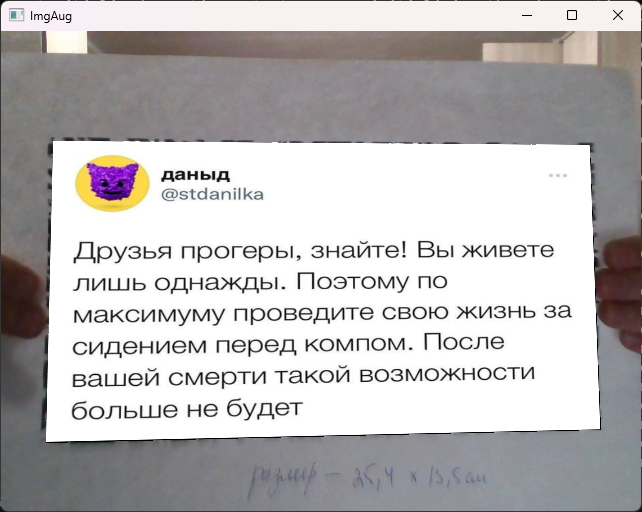
//> input picture files/Результат.png, 642 x 512 px, given in place of D:target.jpg, which was not available
$ ./AR_001   (built with g++ and OpenCV 4)
//> lines starting //> are read from the running program, lines starting //| are printed output that depends on the picture; after the words box and inside, x2 and y2 are one past the last pixel; in counts of white or black regions, pixels touching at a corner belong together; pictures that were not available may be replaced by others from this repository, and a replacement may not be noted
#include <iostream>
#include <opencv2/highgui.hpp>
#include <opencv2/imgproc.hpp>
#include <opencv2/features2d.hpp>
#include <opencv2/calib3d.hpp>

using namespace cv;
using namespace std;

/// <summary>
///
/// Дополненная реальность с пользовательскими метками
///
/// Разработчик: Харитонов Л.С.
/// Дата: 10.01.2023
///
/// </summary>

int main(int argc, char* argv[])
{
	setlocale(0, "ru");

	VideoCapture cap(1);
	Mat imgCam;

	Mat imgTarget = imread("D:target.jpg");
//> imgTarget is the input picture: 512 rows x 642 cols, CV_8UC3; mean B, G, R 185.4, 185, 187.7
	resize(imgTarget, imgTarget, Size(), .5, .5);
//> imgTarget: 256 rows x 321 cols, CV_8UC3
	int hT = imgTarget.rows;
//> hT = 256
	int wT = imgTarget.cols;
//> wT = 321

	//VideoCapture myVid("D:\\video.mp4");
	Mat imgVid;
	//myVid.read(imgVid);
	imgVid = imread("D:\\image.png");
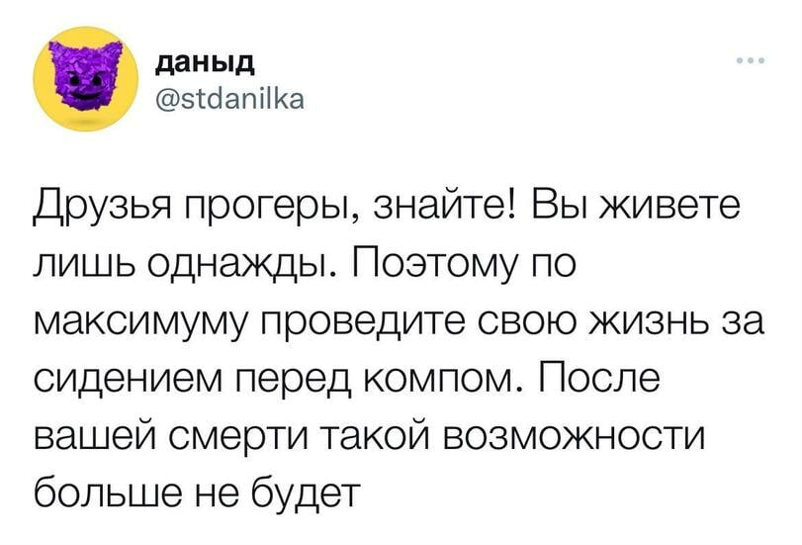
//> input picture files/image.png, 802 x 545 px
//> imgVid is the input picture: 545 rows x 802 cols, CV_8UC3; mean B, G, R 236.8, 237.2, 238.2
	resize(imgVid, imgVid, Size(wT, hT));
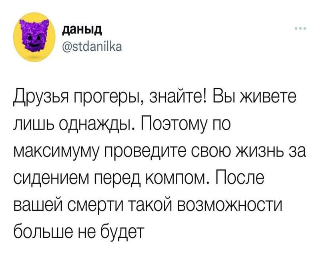
//> imgVid: 256 rows x 321 cols, CV_8UC3; mean B, G, R 236.8, 237.1, 238.2

	Ptr<ORB> detector = ORB::create(1000);

	vector<KeyPoint> keypoints1;
	Mat descriptors1;
	detector->detectAndCompute(imgTarget, noArray(), keypoints1, descriptors1);
//> keypoints1 = 871 keypoints; strongest (x, y, size): (113, 88, 31), (102, 87, 31), (90, 87, 31), (109, 90, 31)
	//drawKeypoints(imgTarget, keypoints1, imgTarget, Scalar(0, 0, 255));

	int key = 0;
	while (key != 'q')
	{
		cap.read(imgCam);
		Mat imgAug;
		copyTo(imgCam, imgAug, noArray());

		vector<KeyPoint> keypoints2;
		Mat descriptors2;
		detector->detectAndCompute(imgCam, noArray(), keypoints2, descriptors2);
//> keypoints2 = 1000 keypoints; strongest (x, y, size): (168, 174, 31), (166, 171, 31), (171, 172, 31), (224, 175, 31)
		//drawKeypoints(imgCam, keypoints2, imgCam);

		Ptr<BFMatcher> matcher = BFMatcher::create();

		vector<vector<DMatch>> knn_matches;
		matcher->knnMatch(descriptors1, descriptors2, knn_matches, 2);
//> knn_matches = 871 matches

		vector<DMatch> good_matches;

		for (size_t i = 0; i < knn_matches.size(); i++)
		{
			if (knn_matches[i][0].distance < .75f * knn_matches[i][1].distance)
			{
				good_matches.push_back(knn_matches[i][0]);
			}
		}
//> after the loop, good_matches = 67 matches

		Mat img_matches;
		drawMatches(imgTarget, keypoints1, imgCam, keypoints2, good_matches, img_matches, Scalar::all(-1), Scalar::all(-1), vector<char>(), DrawMatchesFlags::NOT_DRAW_SINGLE_POINTS);
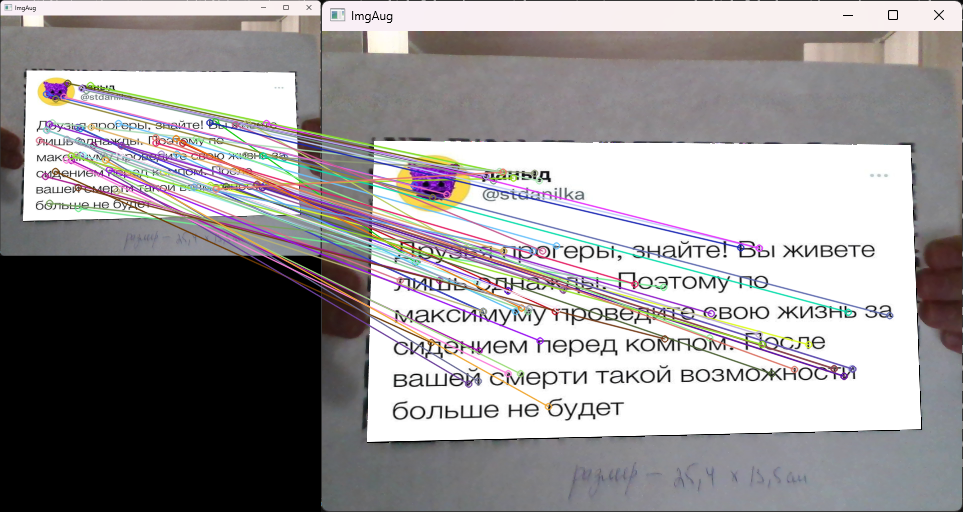
//> img_matches: 512 rows x 963 cols, CV_8UC3; mean B, G, R 150.3, 149.2, 152.5

		if (good_matches.size() > 20)
		{
			vector<Point2f> obj, scene;
			for (size_t i = 0; i < good_matches.size(); i++)
			{
				obj.push_back(keypoints1[good_matches[i].queryIdx].pt);
				scene.push_back(keypoints2[good_matches[i].trainIdx].pt);
			}
//> this loop made 67 passes
//> after the loop, obj = 67 Points (x, y), first 12: [47, 130], [284, 157], [93, 145], [121, 145], [78, 208], [39, 140], [163, 172], [86, 90], [109, 90], [90, 85], [80, 128], [210, 185]; scene = 67 Points (x, y), first 12: [93.31, 259.2], [568.2, 315.2], [186.6, 290.3], [186.6, 290.3], [342.1, 286.9], [78.8, 279.9], [487.3, 344.2], [172.1, 180.4], [217.7, 180.4], [180.4, 172.1], [161.7, 311], [192, 177.6]
			Mat H = findHomography(obj, scene, RANSAC, 5);
//> H = [[2, 0.0105, -0.207], [0.000936, 2.02, -1.04], [-1.99e-05, 6.02e-05, 1]]

			vector<Point2f> obj_cornes(4);
			obj_cornes[0] = Point2f(0, 0);
			obj_cornes[1] = Point2f((float)wT, 0);
			obj_cornes[2] = Point2f((float)wT, (float)hT);
			obj_cornes[3] = Point2f(0, (float)hT);

			vector<Point2f> scene_cornes(4);

			perspectiveTransform(obj_cornes, scene_cornes, H);
//> scene_cornes = 4 Points (x, y): [-0.21, -1.04], [646.9, -0.75], [639.7, 511.9], [2.44, 508.4]

			vector<vector<Point>> scene_cornes1 = { { scene_cornes[0] + Point2f((float)wT, 0), scene_cornes[1] + Point2f((float)wT, 0),
													  scene_cornes[1] + Point2f((float)wT, 0), scene_cornes[2] + Point2f((float)wT, 0),
													  scene_cornes[2] + Point2f((float)wT, 0), scene_cornes[3] + Point2f((float)wT, 0),
													  scene_cornes[3] + Point2f((float)wT, 0), scene_cornes[0] + Point2f((float)wT, 0) } };
//> scene_cornes1 = 1 contour; box (x1, y1, x2, y2) and area: (321, -1, 969, 513) 328322
			polylines(img_matches, scene_cornes1, true, Scalar(0, 255, 0), 4);
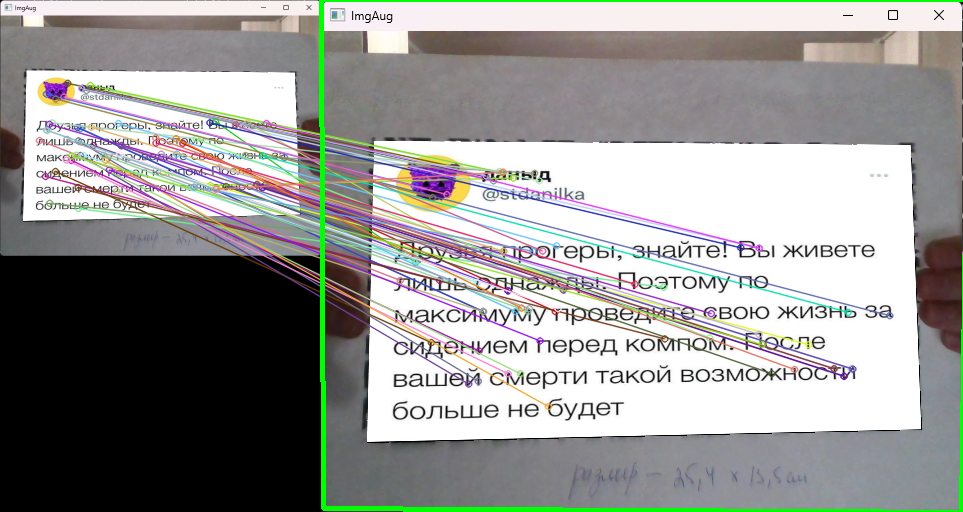
//> img_matches: 512 rows x 963 cols, CV_8UC3; 1.39% of pixels changed, all inside (x1, y1, x2, y2) = (319, 0, 963, 512)

			Mat imgWarp;
			warpPerspective(imgVid, imgWarp, H, Size(imgCam.cols, imgCam.rows));
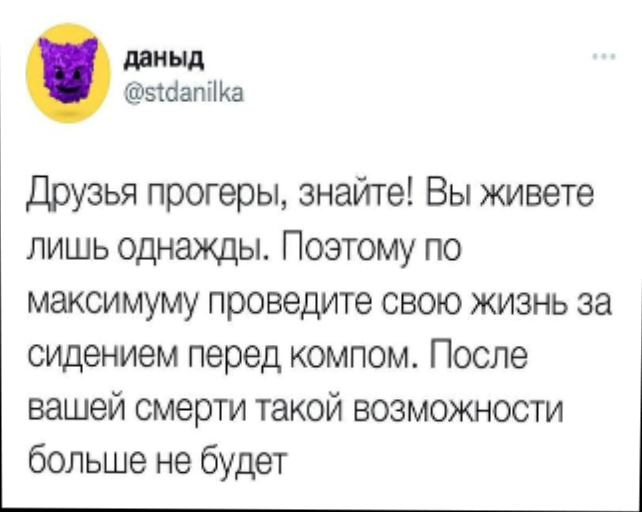
//> imgWarp: 512 rows x 642 cols, CV_8UC3; mean B, G, R 235.2, 235.5, 236.6
			//imshow("Warp Image", imgWarp);

			Mat maskNew = Mat::zeros(Size(imgCam.cols, imgCam.rows), CV_8U);

			vector<vector<Point>> scene_cornes2 = { { scene_cornes[0], scene_cornes[1],
													  scene_cornes[1], scene_cornes[2],
													  scene_cornes[2], scene_cornes[3],
													  scene_cornes[3], scene_cornes[0] } };
//> scene_cornes2 = 1 contour; box (x1, y1, x2, y2) and area: (0, -1, 648, 513) 328322
			fillPoly(maskNew, scene_cornes2, Scalar(255, 255, 255));
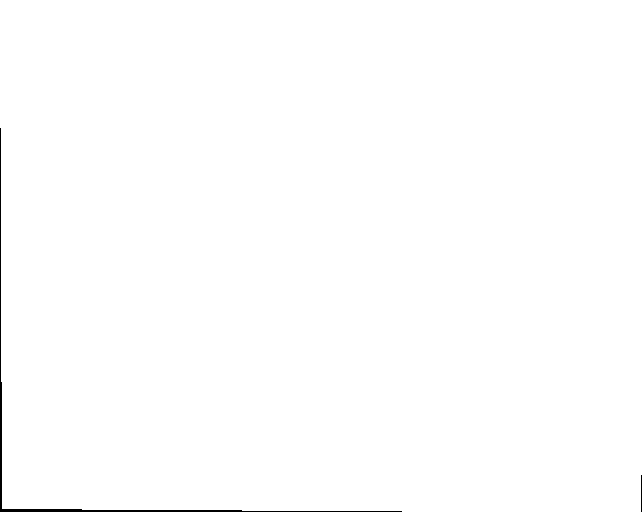
//> maskNew: 512 rows x 642 cols, CV_8UC1; 99.6% white; 2 black regions, box (x1, y1, x2, y2) and area: (0, 128, 402, 512) 1234, (641, 475, 642, 512) 37

			//imshow("Mask", maskNew);
			Mat maskInv;
			bitwise_not(maskNew, maskInv);
			Mat res;
			bitwise_and(imgAug, imgAug, res, maskInv);
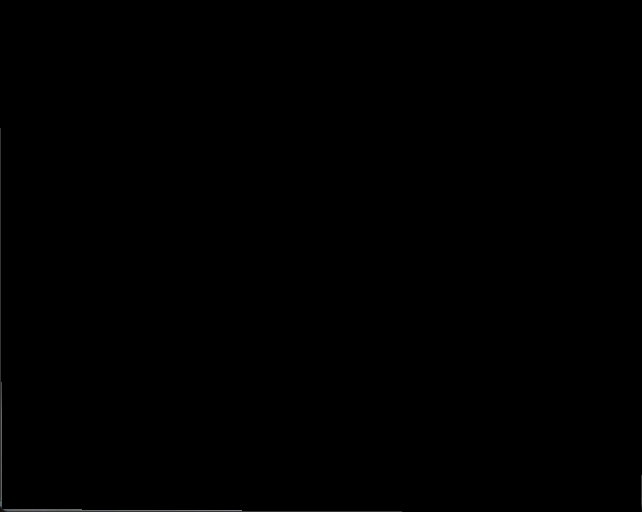
//> res: 512 rows x 642 cols, CV_8UC3; mean B, G, R 0.3, 0.3, 0.3
			//imshow("Final", res);
			bitwise_or(imgWarp, res, imgAug);
			//imshow("MaskInv", maskInv);
			imshow("ImgAug", imgAug);
		}
		//imshow("Изображение с камеры", img_matches);
		key = waitKey(1);
//> the 'q' key is pressed
	}
	waitKey();
	return 0;
}
